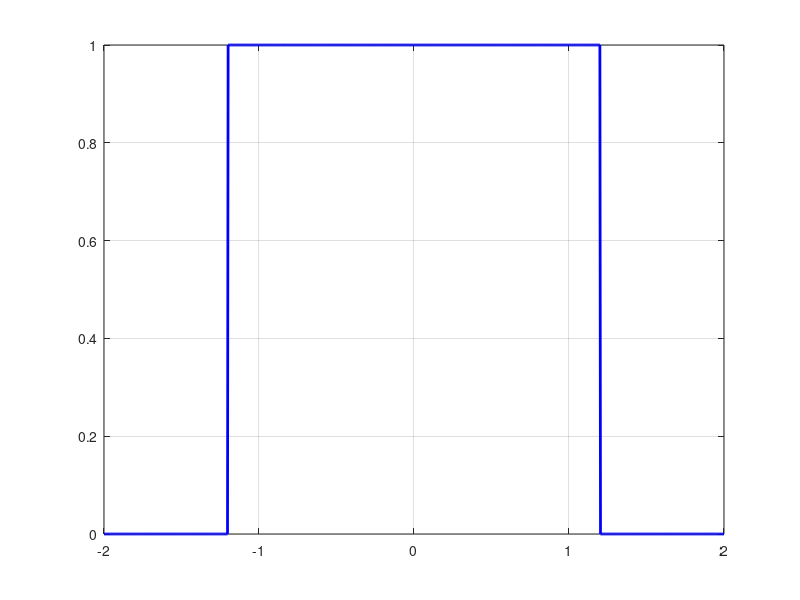

MATLAB code to generate this figure:

t2=1;
gamma=4/3;
t1_values=linspace(-2, 2, 1000); 
critical_point=sqrt(t2^2+(gamma/2)^2); 


W_values=zeros(size(t1_values));
for i=1:length(t1_values)
 t1=t1_values(i);
 t1_tilde = sqrt((t1-gamma/2)*(t1+gamma/2));
 if abs(t1_tilde)<t2
        W=1;
    else
        W=0;
    end
    W_values(i)=W;
end

figure;
plot(t1_values, W_values, 'b-', 'LineWidth', 2);
hold on;

grid on;